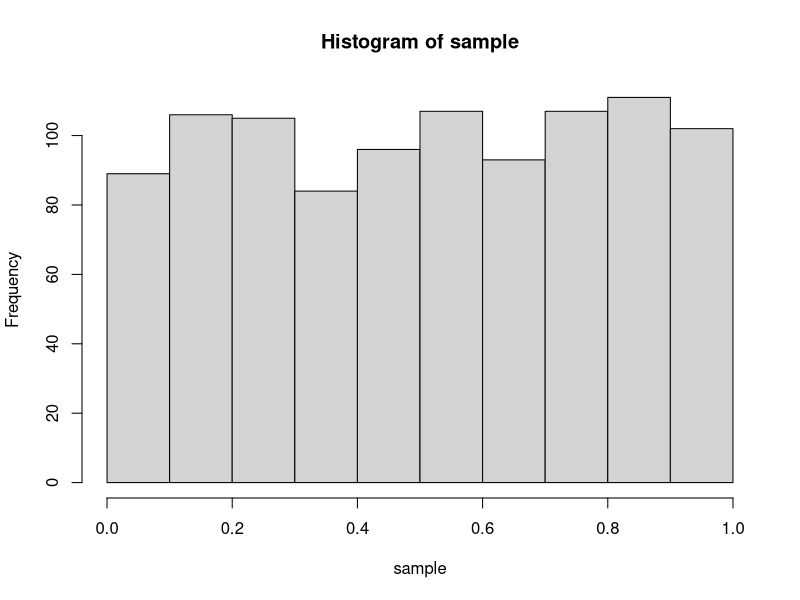
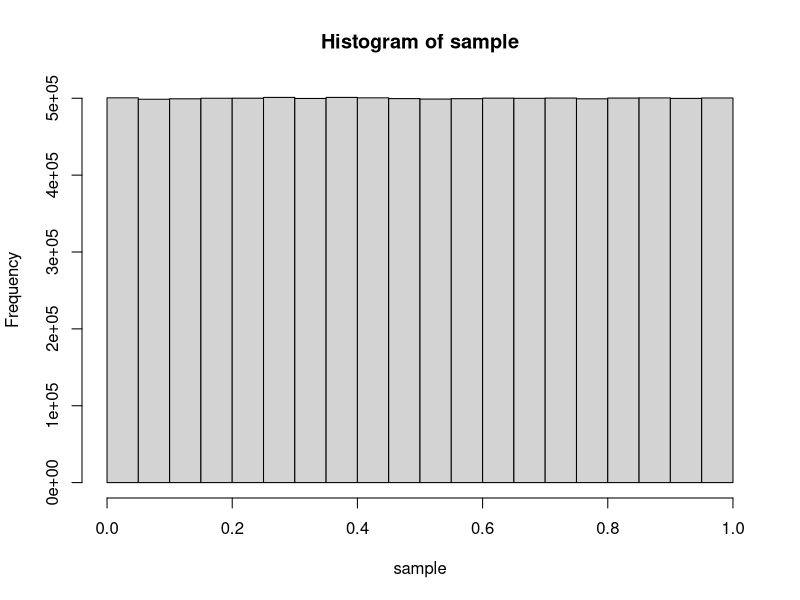
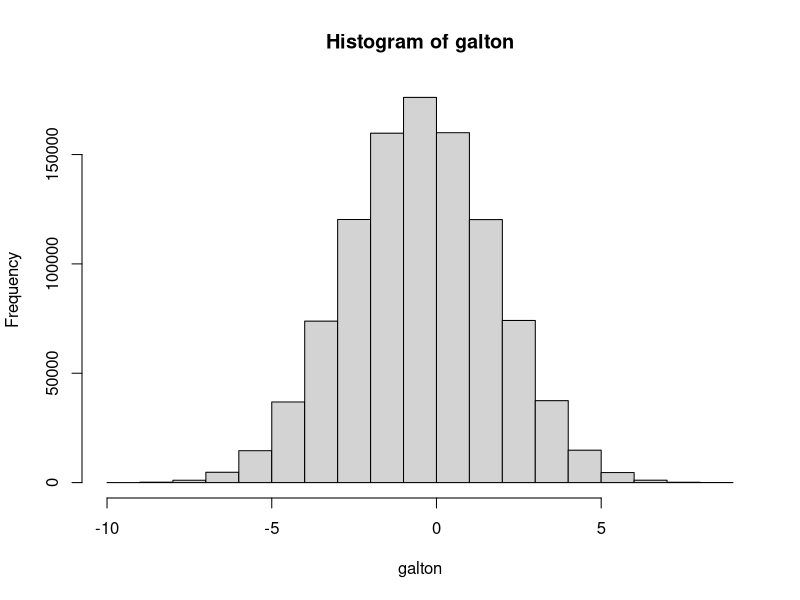
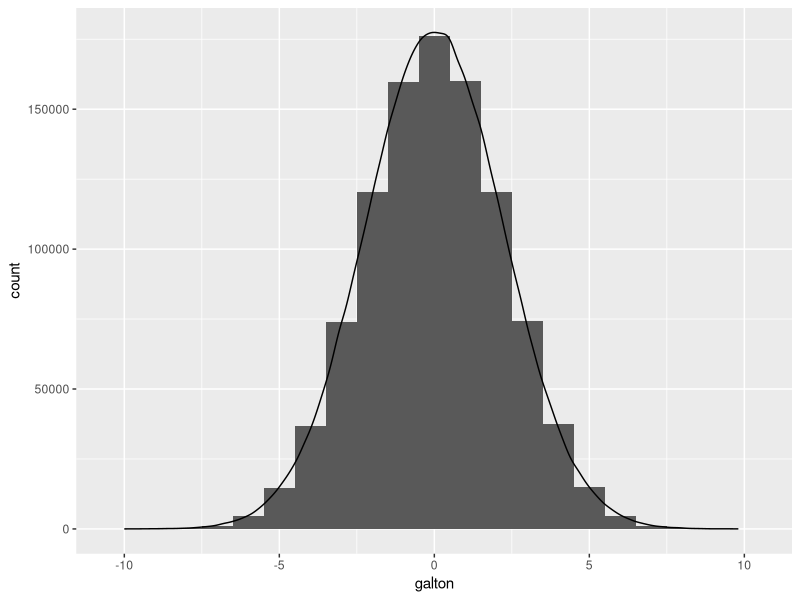

Source code (R) for these figures, in order: (Note: this script raises an error after producing the figures.)
## ---- chunk 1
knitr::opts_chunk$set(echo = TRUE)

library(tidyverse)

## ---- chunk 2

sample = runif(1000)
hist(sample)

## ---- chunk 3
start = proc.time()
sample = runif(10000000)
time = proc.time() - start
time
hist(sample)
## ---- chunk 4

round = sample(c(-0.5, 0.5),
               size = 100,
               replace = T,
               prob = c(0.5, 0.5))
round

## ---- chunk 5

sample = 1000000
rounds = 20
galton = rounds %>%
         rerun(sample(c(-0.5, 0.5),
                      size = sample,
                      replace = T,
                      prob = c(0.5, 0.5))) %>%
         reduce(rbind) %>%
         colSums()
hist(galton)

## ---- chunk 6

normal_test = rnorm(sample, sd = sqrt(5))

ggplot() + geom_histogram(aes(galton),
                          binwidth = 1) +
           geom_density(aes(normal_test,
                            after_stat(count)))

## ---- chunk 7

acs_vars_2018_5yr = listCensusMetadata(name = "2018/acs/acs5",
                                       type = "variables")
## ---- chunk 8
income_19_summary = getCensus(name = "acs/acs1",
                              vintage = 2019,
                              region = "county:001,013,041,055,075,081,085,095,097",
                              regionin = "state:06",
                              vars = c("group(B19001)")) %>%
                    select(!c(GEO_ID, state, NAME) &
                           !ends_with(c("EA", "MA", "M"))) %>%
                    pivot_longer(ends_with("E"),
                                 names_to = "variable",
                                 values_to = "estimate") %>%
                    group_by(variable) %>%
                    summarize(estimate = sum(estimate)) %>%
                    left_join(acs_vars_2018_5yr %>% select(name, label),
                              by = c("variable" = "name")) %>%
                    select(-variable)

income_tiers = data.frame(lower_end = c(NA,
                                        0,
                                        10000,
                                        15000,
                                        20000,
                                        25000,
                                        30000,
                                        35000,
                                        40000,
                                        45000,
                                        50000,
                                        60000,
                                        75000,
                                        100000,
                                        125000,
                                        150000,
                                        200000),
                          width = c(NA,
                                    10000,
                                    rep(5000, 8),
                                    10000,
                                    15000,
                                    rep(25000, 3),
                                    50000,
                                    NA))
income_tiers

## ---- chunk 9

total = income_19_summary$estimate[1]
row = 2
cumulative = income_19_summary$estimate[row]
proportion = cumulative / total
while (proportion < 0.5) {
  cumulative_lag = cumulative
  row = row + 1
  cumulative = cumulative + income_19_summary$estimate[row]
  proportion = cumulative / total
}
median = income_tiers$lower_end[row] +
         (total / 2 - cumulative_lag) / income_19_summary$estimate[row] *
         income_tiers$width[row]
prettyNum(round(median), ",")

## ---- chunk 10

income_19_summary_moe = getCensus(name = "acs/acs1",
                                  vintage = 2019,
                                  region = "county:001,013,041,055,075,081,085,095,097",
                                  regionin = "state:06",
                                  vars = c("group(B19001)")) %>%
                        select(!c(GEO_ID, state, NAME) &
                               !ends_with(c("EA", "MA", "E"))) %>%
                        pivot_longer(ends_with(c("M")),
                                     names_to = "variable",
                                     values_to = "estimate") %>%
                        group_by(variable) %>%
                        summarize(estimate = sqrt(sum(estimate^2)))
income_19_summary_moe
## ---- chunk 11

income_19_summary_montecarlo = map2(income_19_summary$estimate,
                                    income_19_summary_moe$estimate/1.645,
                                    function(x,y) rnorm(10000, x, y))
income_19_summary_montecarlo = income_19_summary_montecarlo %>% transpose()

montecarlo_result = income_19_summary_montecarlo %>%
                    map(function(income) {
                      income = income %>% unlist()
                      total = income[1]
                      row = 2
                      cumulative = income[row]
                      proportion = cumulative / total
                      
                      while (proportion < 0.5) {
                        cumulative_lag = cumulative
                        row = row + 1
                        cumulative = cumulative + income[row]
                        proportion = cumulative / total
                      }
                      
                      median = income_tiers$lower_end[row] +
                               (total/2 - cumulative_lag) /
                               income[row] *
                               income_tiers$width[row]
                      
                    }) %>%
                    unlist()

hist(montecarlo_result)
## ---- chunk 12

mean(montecarlo_result)
sd(montecarlo_result)*1.645

## ---- chunk 13

upper = mean(montecarlo_result) + 1.645*sd(montecarlo_result)
lower = mean(montecarlo_result) - 1.645*sd(montecarlo_result)

ggplot() + geom_histogram(aes(montecarlo_result)) +
           geom_vline(aes(xintercept = mean(montecarlo_result)),
                      colour = "red") +
           geom_vline(aes(xintercept = lower),
                      colour = "red") +
           geom_vline(aes(xintercept = upper),
                      colour = "red") +
           labs(x = "Median Household Income ($)",
                y = "# of Simulations",
                title = "Monte Carlo simulation, Bay Area households")

## ---- chunk 14

bay_income_race_tract = getCensus(name = "acs/acs5",
                                  vintage = 2018,
                                  region = "tract:*",
                                  regionin = "state:06+county:001,013,041,055,075,081,085,095,097",
                                  vars = c("B19001A_001E",
                                           "B19001_001E",
                                           "B19001_014E",
                                           "B19001_015E",
                                           "B19001_016E",
                                           "B19001_017E")) %>%
                        transmute(tract = paste0(state, county, tract),
                                  perc_white = B19001A_001E / B19001_001E,
                                  perc_over100k = (B19001_014E +
                                                   B19001_015E +
                                                   B19001_016E +
                                                   B19001_017E) /
                                                   B19001_001E) %>%
                        filter(!is.na(perc_white),
                               !is.na(perc_over100k))

ggplot() + geom_point(data = bay_income_race_tract,
                      aes(x = perc_white,
                          y = perc_over100k))

ggplot(data = bay_income_race_tract,
       aes(x = perc_white,
           y = perc_over100k)) +
  geom_point() +
  geom_smooth(method = "lm")
## ---- chunk 15

slope = 0
yintercept = mean(bay_income_race_tract$perc_over100k)

best_fit_candidate = slope * bay_income_race_tract$perc_white + yintercept

residuals = bay_income_race_tract$perc_over100k - best_fit_candidate

sumsq_residuals = sum(residuals^2)

sumsq_residuals

ggplot(data = bay_income_race_tract,
       aes(x = perc_white,
           y = perc_over100k)) +
  geom_point() +
  geom_smooth(method = "lm") +
  geom_line(aes(x = bay_income_race_tract$perc_white,
                y = best_fit_candidate),
            color = "red",
            size = 1)

## ---- chunk 16

get_sumsq_residuals = function(x) {
  slope = x[1]
  yintercept = x[2]
  best_fit_candidate = slope * bay_income_race_tract$perc_white + yintercept
  residuals = bay_income_race_tract$perc_over100k - best_fit_candidate
  sumsq_residuals = sum(residuals^2)
}

optimization = optim(c(0,0), get_sumsq_residuals)
optimization

ggplot(data = bay_income_race_tract,
       aes(x = perc_white,
           y = perc_over100k)) +
  geom_point() +
  geom_line(aes(x = perc_white,
                y = perc_white * optimization$par[1] + optimization$par[2]),
            color = "blue",
            size = 1)

## ---- chunk 17

slope = optimization$par[1]
yintercept = optimization$par[2]
best_fit_candidate = slope * bay_income_race_tract$perc_white + yintercept
residuals = bay_income_race_tract$perc_over100k - best_fit_candidate
mean(residuals)

plot(density(residuals))
## ---- chunk 18

model = lm(perc_over100k ~ perc_white, bay_income_race_tract)
summary(model)

predict(model, data.frame(perc_white = 0.5))

## ---- chunk 19
ca_pumas = pumas("CA", cb = T, progress_bar = F)
## ---- chunk 20

# Some setup first
pums_vars_2018 =
  pums_variables %>%
  filter(year == 2018, survey == "acs5")

ca_pums = get_pums(variables = c("PUMA",
                                 "NP",
                                 "RAC1P",
                                 "HINCP"),
                   state = "CA",
                   year = 2018,
                   survey = "acs5",
                   recode = T)
bay_county_names =
  c(
    "Alameda",
    "Contra Costa",
    "Marin",
    "Napa",
    "San Francisco",
    "San Mateo",
    "Santa Clara",
    "Solano",
    "Sonoma"
  )
bay_counties = counties("CA", cb = T, progress_bar = F) %>%
               filter(NAME %in% bay_county_names)
bay_pumas = ca_pumas %>%
            st_centroid() %>%
            .[bay_counties, ] %>%
            st_set_geometry(NULL) %>%
            left_join(ca_pumas %>% select(GEOID10)) %>%
            st_as_sf()
bay_pums = ca_pums %>% filter(PUMA %in% bay_pumas$PUMACE10)
bay_pums_regression = bay_pums %>%
                      filter(SPORDER == 1) %>%
                      mutate(white = ifelse(RAC1P_label == "White alone",
                                            1,
                                            0))
ggplot(data = bay_pums_regression,
       aes(x = white,
           y = HINCP)) +
  geom_point() +
  geom_smooth(method = "lm", se = F)

model_pums = lm(HINCP ~ white, bay_pums_regression, weights = WGTP)
summary(model_pums)

## ---- chunk 21



